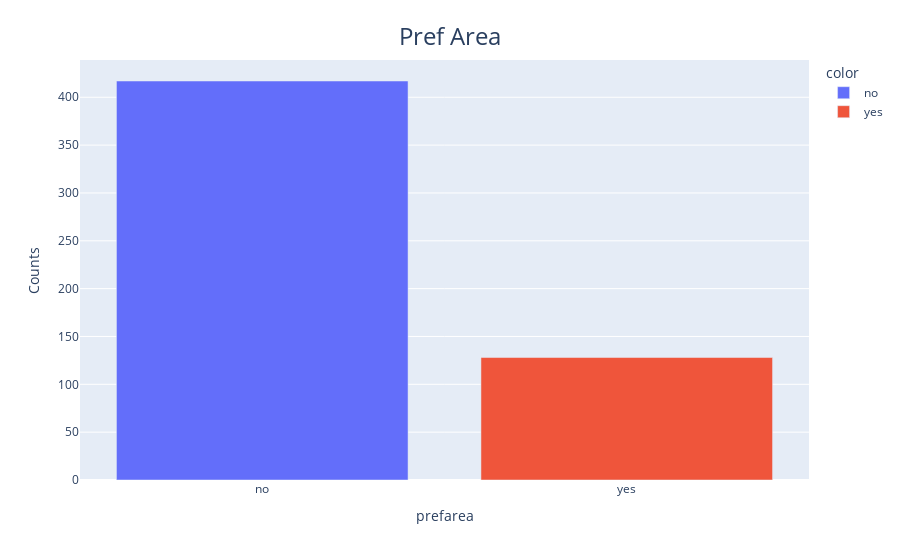

The notebook cell this image was saved under:
### Code cell
categorical(data["prefarea"],"Pref Area")

### Figure 1 — Plotly figure (JSON) as saved in the notebook; plotly's stock layout.template omitted (floating-point values rounded to 4 significant figures)
{"data": [{"alignmentgroup": "True", "hovertemplate": "color=no<br>prefarea=%{x}<br>Counts=%{y}<extra></extra>", "legendgroup": "no", "marker": {"color": "#636efa", "pattern": {"shape": ""}}, "name": "no", "offsetgroup": "no", "orientation": "v", "showlegend": true, "textposition": "auto", "type": "bar", "x": ["no"], "xaxis": "x", "y": [417], "yaxis": "y"}, {"alignmentgroup": "True", "hovertemplate": "color=yes<br>prefarea=%{x}<br>Counts=%{y}<extra></extra>", "legendgroup": "yes", "marker": {"color": "#EF553B", "pattern": {"shape": ""}}, "name": "yes", "offsetgroup": "yes", "orientation": "v", "showlegend": true, "textposition": "auto", "type": "bar", "x": ["yes"], "xaxis": "x", "y": [128], "yaxis": "y"}], "layout": {"autosize": true, "barmode": "relative", "legend": {"title": {"text": "color"}, "tracegroupgap": 0}, "margin": {"t": 60}, "title": {"font": {"size": 24}, "text": "Pref Area", "x": 0.5, "xanchor": "center", "y": 0.95, "yanchor": "top"}, "xaxis": {"anchor": "y", "autorange": true, "domain": [0, 1], "range": [-0.5, 1.5], "title": {"text": "prefarea"}, "type": "category"}, "yaxis": {"anchor": "x", "autorange": true, "domain": [0, 1], "range": [0, 438.9], "title": {"text": "Counts"}, "type": "linear"}}}
